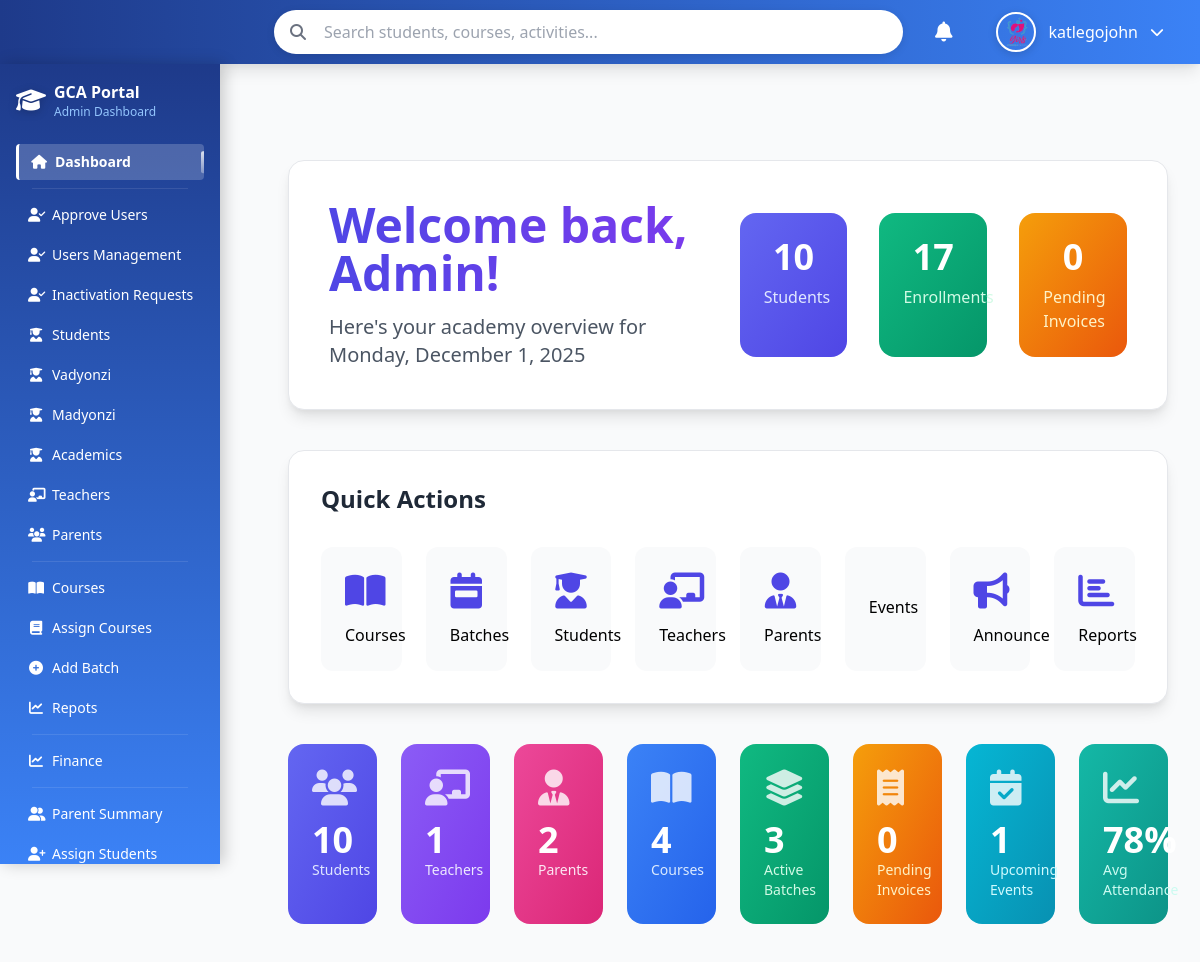
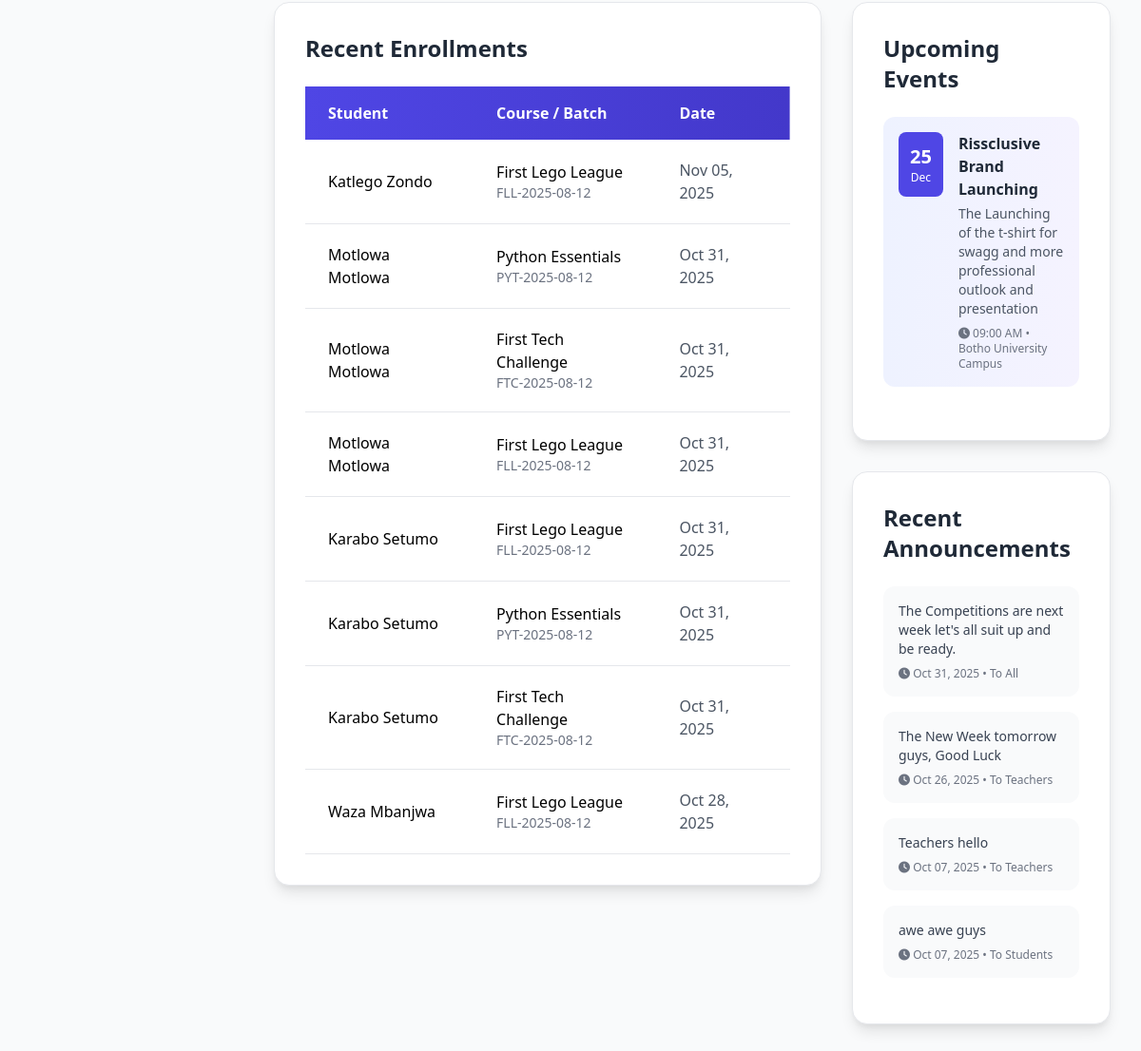
Before: /admin_dashboard.php (signed in) with the older database file (2 pictures, top to bottom).
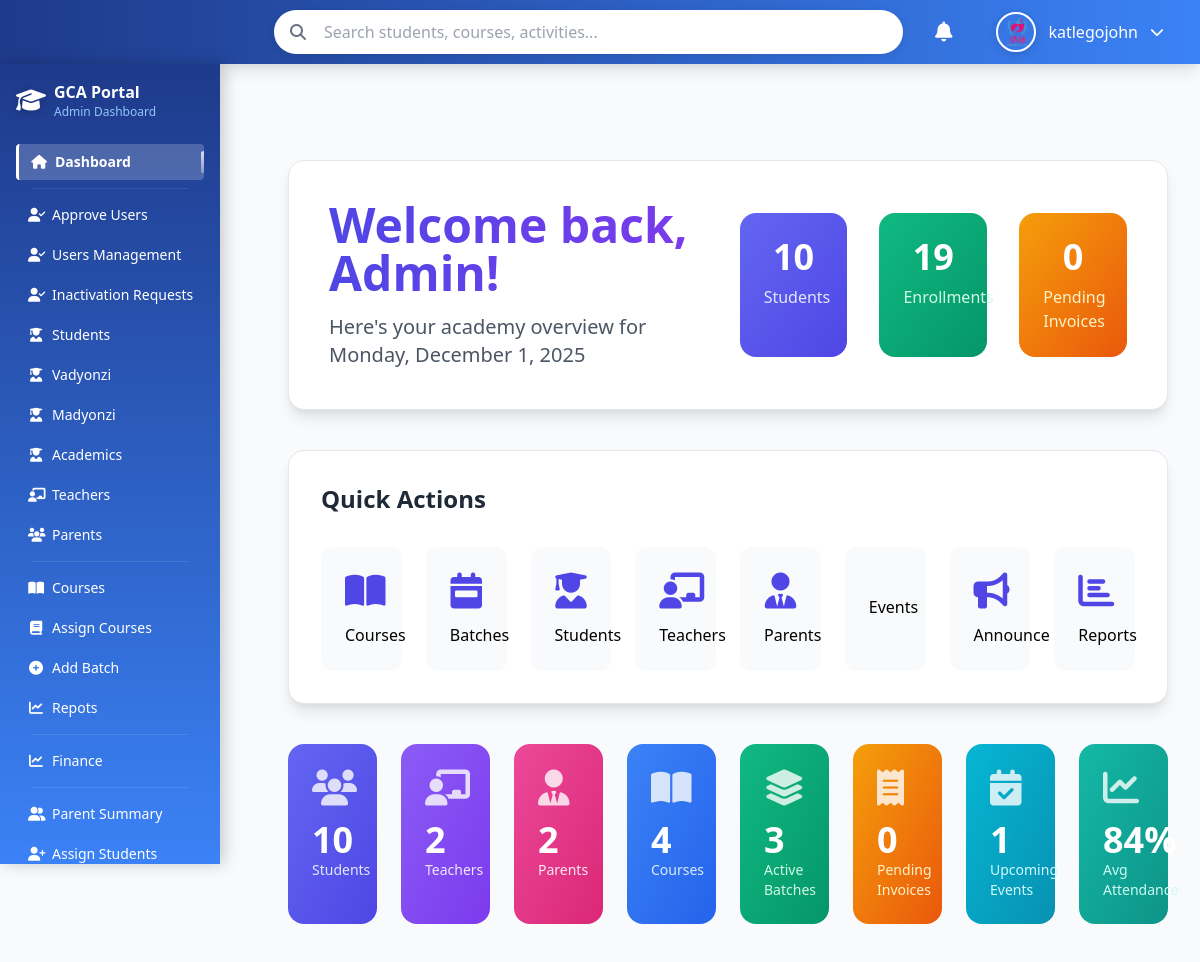
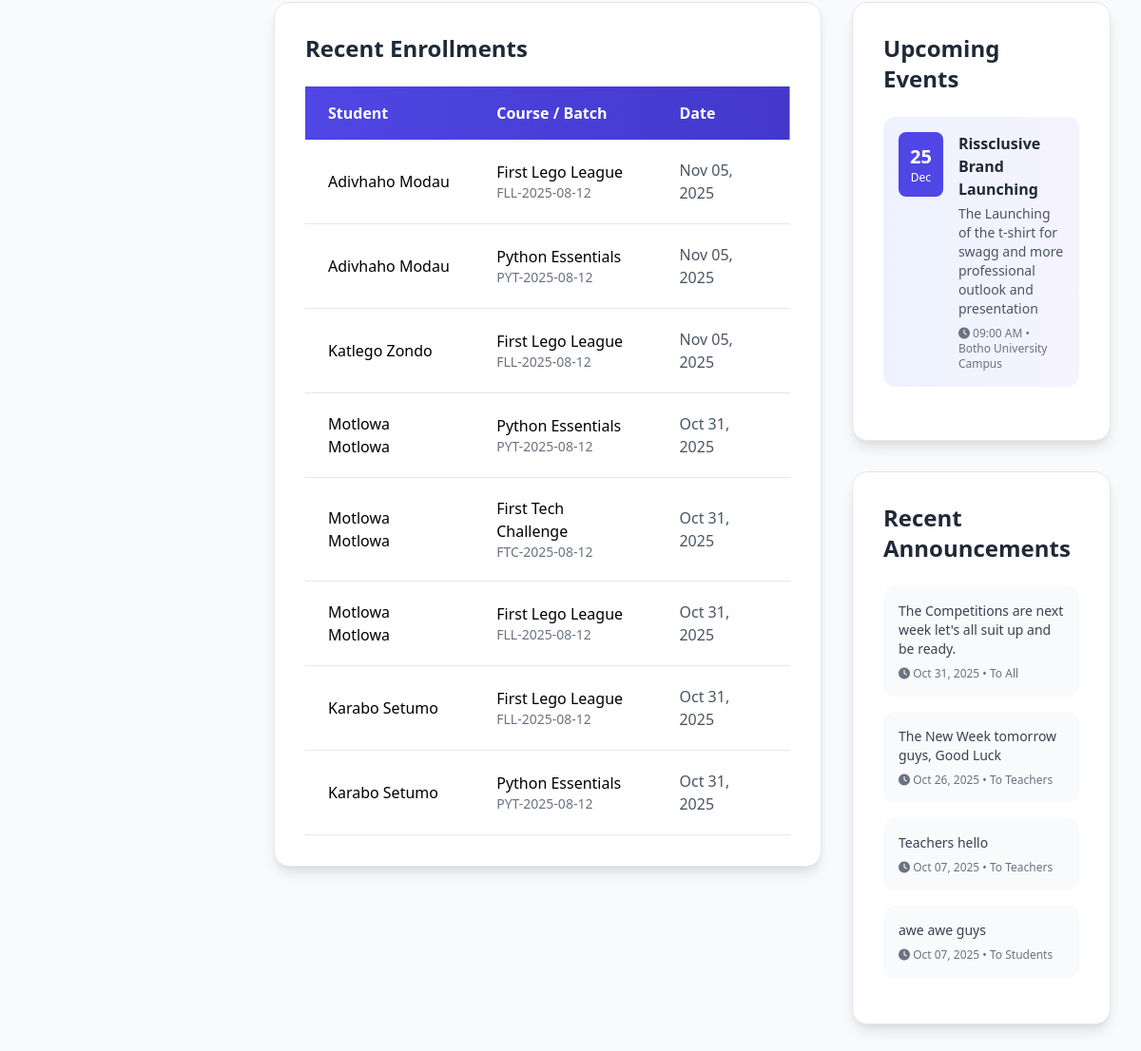
After: the same page with the newer database file (2 pictures, top to bottom).
### tables this page shows
CREATE TABLE `course_enrollments` (
  `enrollment_id` int(11) NOT NULL AUTO_INCREMENT,
  `enrollment_number` varchar(50) NOT NULL,
  `student_id` int(11) NOT NULL,
  `batch_id` int(11) NOT NULL,
  `enrolled_at` timestamp NOT NULL DEFAULT current_timestamp(),
  `status` enum('active','completed','dropped') DEFAULT 'active',
  PRIMARY KEY (`enrollment_id`),
  UNIQUE KEY `enrollment_number` (`enrollment_number`),
  KEY `student_id` (`student_id`),
  KEY `fk_batch_id` (`batch_id`),
  CONSTRAINT `course_enrollments_ibfk_1` FOREIGN KEY (`student_id`) REFERENCES `students` (`student_id`) ON DELETE CASCADE,
  CONSTRAINT `fk_batch_id` FOREIGN KEY (`batch_id`) REFERENCES `batches` (`batch_id`)
);

CREATE TABLE `users` (
  `user_id` int(11) NOT NULL AUTO_INCREMENT,
  `firstName` varchar(100) DEFAULT NULL,
  `lastName` varchar(100) DEFAULT NULL,
  `email` varchar(100) DEFAULT NULL,
  `password` varchar(255) DEFAULT NULL,
  `username` varchar(50) DEFAULT NULL,
  `role` varchar(20) DEFAULT NULL,
  `gender` varchar(10) DEFAULT NULL,
  `dob` date DEFAULT NULL,
  `IDNumber` varchar(20) DEFAULT NULL,
  `phone` varchar(20) DEFAULT NULL,
  `document` varchar(255) DEFAULT NULL,
  `status` varchar(20) DEFAULT NULL,
  `address_id` int(11) DEFAULT NULL,
  `created_at` datetime DEFAULT NULL,
  `updated_at` datetime DEFAULT NULL,
  PRIMARY KEY (`user_id`),
  UNIQUE KEY `email` (`email`),
  UNIQUE KEY `username` (`username`),
  KEY `address_id` (`address_id`),
  CONSTRAINT `users_ibfk_1` FOREIGN KEY (`address_id`) REFERENCES `addresses` (`address_id`)
);

CREATE TABLE `courses` (
  `course_id` int(11) NOT NULL AUTO_INCREMENT,
  `title` varchar(255) NOT NULL,
  `courseName` varchar(255) NOT NULL,
  `description` text DEFAULT NULL,
  `category` varchar(100) DEFAULT NULL,
  `level` varchar(50) DEFAULT NULL,
  `start_date` date DEFAULT NULL,
  `end_date` date DEFAULT NULL,
  `price` decimal(10,2) DEFAULT NULL,
  `status` enum('active','inactive') DEFAULT 'active',
  `image_path` varchar(255) DEFAULT 'uploads/courses/course1.jpg',
  PRIMARY KEY (`course_id`)
);

CREATE TABLE `batches` (
  `batch_id` int(11) NOT NULL AUTO_INCREMENT,
  `batch_code` varchar(50) NOT NULL,
  `course_id` int(11) NOT NULL,
  `start_date` date DEFAULT NULL,
  `end_date` date DEFAULT NULL,
  `status` enum('active','completed','inactive') DEFAULT 'active',
  PRIMARY KEY (`batch_id`),
  UNIQUE KEY `batch_code` (`batch_code`),
  KEY `course_id` (`course_id`),
  CONSTRAINT `batches_ibfk_1` FOREIGN KEY (`course_id`) REFERENCES `courses` (`course_id`)
);

CREATE TABLE `events` (
  `event_id` int(11) NOT NULL AUTO_INCREMENT,
  `title` varchar(255) NOT NULL,
  `description` text DEFAULT NULL,
  `event_date` date NOT NULL,
  `event_time_start` time DEFAULT NULL,
  `event_time_end` time DEFAULT NULL,
  `category` varchar(100) DEFAULT NULL,
  `location` varchar(255) DEFAULT NULL,
  `photo` varchar(255) DEFAULT NULL,
  `is_posted` tinyint(1) DEFAULT 0,
  `created_at` timestamp NOT NULL DEFAULT current_timestamp(),
  PRIMARY KEY (`event_id`),
  UNIQUE KEY `unique_event` (`title`,`event_date`,`event_time_start`)
);

CREATE TABLE `admin_announcements` (
  `announcement_id` int(11) NOT NULL AUTO_INCREMENT,
  `message` text NOT NULL,
  `file_path` varchar(255) DEFAULT NULL,
  `picture_path` varchar(255) DEFAULT NULL,
  `recipients` varchar(255) NOT NULL,
  `created_at` timestamp NOT NULL DEFAULT current_timestamp(),
  `updated_at` timestamp NOT NULL DEFAULT current_timestamp() ON UPDATE current_timestamp(),
  PRIMARY KEY (`announcement_id`)
);

### admin_dashboard.php (the view, shortened to what the changed rows need)
<?php
require_once 'db.php';
function safeCount($conn, $sql) {
    $result = $conn->query($sql);
    if ($result && $row = $result->fetch_assoc()) {
        return (int)$row['count'] ?? 0;
    }
    return 0;
}
$total_teachers     = safeCount($conn, "SELECT COUNT(*) as count FROM teachers");
$active_enrollments = safeCount($conn, "SELECT COUNT(*) as count FROM course_enrollments WHERE status='active'");
$avg_attendance     = safeCount($conn, "SELECT ROUND(AVG(CASE WHEN status='Present' THEN 100 ELSE 0 END), 1) as count FROM attendance WHERE session_id >= DATE_SUB(CURDATE(), INTERVAL 30 DAY)");
$recent_enrollments = $conn->query("
    SELECT u.firstName, u.lastName, c.courseName, b.batch_code, ce.enrolled_at
    FROM course_enrollments ce
    JOIN students s ON ce.student_id = s.student_id
    JOIN users u ON s.user_id = u.user_id
    JOIN batches b ON ce.batch_id = b.batch_id
    JOIN courses c ON b.course_id = c.course_id
    WHERE ce.status = 'active'
    ORDER BY ce.enrolled_at DESC
    LIMIT 8
") ?: false;
$events_result = $conn->query("
    SELECT title, description, event_date, event_time_start, location
    FROM events
    WHERE event_date >= CURDATE() AND is_posted = 1
    ORDER BY event_date, event_time_start
    LIMIT 5
");
$announcements_result = $conn->query("
    SELECT message, recipients, created_at
    FROM admin_announcements
    ORDER BY created_at DESC
    LIMIT 4
");
?>
<!DOCTYPE html>
<html lang="en" class="h-full">
<head>
    <script src="https://cdn.tailwindcss.com"></script>
    <link rel="stylesheet" href="https://cdnjs.cloudflare.com/ajax/libs/font-awesome/6.5.0/css/all.min.css">
</head>
<body class="h-full bg-gray-50">
<?php include 'top_navigation.php'; ?>
<?php include 'admin_navigation.php'; ?>
<div class="ml-64 mt-16 min-h-screen">
    <div class="p-8 max-w-7xl mx-auto">
        <div class="bg-white rounded-2xl shadow-lg border border-gray-200 p-10 mb-10">
            <div class="flex flex-col lg:flex-row lg:items-center lg:justify-between gap-8">
                <div>
                    <h1 class="text-5xl font-bold text-transparent bg-clip-text bg-gradient-to-r from-indigo-600 to-purple-600">
                    </h1>
                </div>
                <div class="grid grid-cols-3 gap-8 text-center">
                    <div class="bg-gradient-to-br from-green-500 to-emerald-600 text-white p-6 rounded-2xl card-hover">
                        <p class="text-4xl font-bold"><?= $active_enrollments ?></p>
                        <p class="text-green-100 mt-2">Enrollments</p>
                    </div>
                </div>
            </div>
        </div>
        <div class="bg-white rounded-2xl shadow-lg border border-gray-200 p-8 mb-10">
            <h2 class="text-2xl font-bold text-gray-800 mb-8">Quick Actions</h2>
        </div>
        <div class="grid grid-cols-2 md:grid-cols-4 lg:grid-cols-8 gap-6 mb-10">
            <div class="bg-gradient-to-br from-purple-500 to-purple-600 text-white rounded-2xl p-6 card-hover">
                <i class="fas fa-chalkboard-teacher text-4xl mb-3 opacity-80"></i>
                <p class="text-4xl font-bold"><?= $total_teachers ?></p>
                <p class="text-purple-100 text-sm">Teachers</p>
            </div>
            <div class="bg-gradient-to-br from-teal-500 to-teal-600 text-white rounded-2xl p-6 card-hover">
                <i class="fas fa-chart-line text-4xl mb-3 opacity-80"></i>
                <p class="text-4xl font-bold"><?= $avg_attendance ?>%</p>
                <p class="text-teal-100 text-sm">Avg Attendance</p>
            </div>
        </div>
        <div class="grid grid-cols-1 lg:grid-cols-3 gap-8">
            <div class="lg:col-span-2">
                <div class="bg-white rounded-2xl shadow-lg border border-gray-200 p-8">
                    <h2 class="text-2xl font-bold text-gray-800 mb-6">Recent Enrollments</h2>
                    <div class="overflow-x-auto">
                        <table class="w-full">
                            <thead class="bg-gradient-to-r from-indigo-600 to-indigo-700 text-white">
                                <tr>
                                    <th class="px-6 py-4 text-left">Student</th>
                                    <th class="px-6 py-4 text-left">Course / Batch</th>
                                    <th class="px-6 py-4 text-left">Date</th>
                                </tr>
                            </thead>
                            <tbody>
                                <?php if ($recent_enrollments && $recent_enrollments->num_rows > 0): ?>
                                    <?php while ($e = $recent_enrollments->fetch_assoc()): ?>
                                        <tr class="border-b hover:bg-gray-50 transition">
                                            <td class="px-6 py-5 font-medium"><?= htmlspecialchars($e['firstName'] . ' ' . $e['lastName']) ?></td>
                                            <td class="px-6 py-5">
                                                <div><?= htmlspecialchars($e['courseName']) ?></div>
                                                <div class="text-sm text-gray-500"><?= htmlspecialchars($e['batch_code']) ?></div>
                                            </td>
                                            <td class="px-6 py-5 text-gray-600"><?= date("M d, Y", strtotime($e['enrolled_at'])) ?></td>
                                        </tr>
                                    <?php endwhile; ?>
                                <?php else: ?>
                                    <tr><td colspan="3" class="text-center py-10 text-gray-500">No recent enrollments</td></tr>
                                <?php endif; ?>
                            </tbody>
                        </table>
                    </div>
                </div>
            </div>
            <div>
                <div class="bg-white rounded-2xl shadow-lg border border-gray-200 p-8 mb-8">
                    <h2 class="text-2xl font-bold text-gray-800 mb-6">Upcoming Events</h2>
                    <?php if ($events_result && $events_result->num_rows > 0): ?>
                        <?php while ($ev = $events_result->fetch_assoc()): ?>
                            <div class="mb-6 p-4 bg-gradient-to-r from-indigo-50 to-purple-50 rounded-xl">
                                <div class="flex items-start gap-4">
                                    <div class="bg-primary text-white rounded-lg p-3 text-center">
                                        <div class="text-xl font-bold"><?= date('d', strtotime($ev['event_date'])) ?></div>
                                        <div class="text-xs"><?= date('M', strtotime($ev['event_date'])) ?></div>
                                    </div>
                                    <div class="flex-1">
                                        <h4 class="font-semibold text-gray-800"><?= htmlspecialchars($ev['title']) ?></h4>
                                        <p class="text-sm text-gray-600 mt-1"><?= htmlspecialchars($ev['description']) ?></p>
                                        <p class="text-xs text-gray-500 mt-2">
                                            <i class="fas fa-clock"></i> <?= date('h:i A', strtotime($ev['event_time_start'])) ?>
                                            • <?= htmlspecialchars($ev['location']) ?>
                                        </p>
                                    </div>
                                </div>
                            </div>
                        <?php endwhile; ?>
                    <?php else: ?>
                        <p class="text-center text-gray-500 py-8">No upcoming events</p>
                    <?php endif; ?>
                </div>
                <div class="bg-white rounded-2xl shadow-lg border border-gray-200 p-8">
                    <h2 class="text-2xl font-bold text-gray-800 mb-6">Recent Announcements</h2>
                    <?php if ($announcements_result && $announcements_result->num_rows > 0): ?>
                        <?php while ($a = $announcements_result->fetch_assoc()): ?>
                            <div class="mb-4 p-4 bg-gray-50 rounded-xl">
                                <p class="text-sm text-gray-700"><?= nl2br(htmlspecialchars(substr($a['message'], 0, 100))) ?><?= strlen($a['message']) > 100 ? '...' : '' ?></p>
                                <p class="text-xs text-gray-500 mt-2">
                                    <i class="fas fa-clock"></i> <?= date("M d, Y", strtotime($a['created_at'])) ?>
                                    • To <?= ucfirst($a['recipients']) ?>
                                </p>
                            </div>
                        <?php endwhile; ?>
                    <?php else: ?>
                        <p class="text-center text-gray-500 py-8">No recent announcements</p>
                    <?php endif; ?>
                </div>
            </div>
        </div>
    </div>
</div>
</body>
</html>

Changed rows visible on the page:
no longer on this page (row unchanged): course_enrollments: users.firstName+lastName "Karabo Setumo", courses.courseName "First Tech Challenge", batch.batch_code "FTC-2025-08-12", enrolled_at "Oct 31, 2025"
no longer on this page (row unchanged): course_enrollments: users.firstName+lastName "Waza Mbanjwa", courses.courseName "First Lego League", batch.batch_code "FLL-2025-08-12", enrolled_at "Oct 28, 2025"
added course_enrollments: users.firstName+lastName "Adivhaho Modau", courses.courseName "First Lego League", batch.batch_code "FLL-2025-08-12", enrolled_at "Nov 05, 2025"
added course_enrollments: users.firstName+lastName "Adivhaho Modau", courses.courseName "Python Essentials", batch.batch_code "PYT-2025-08-12", enrolled_at "Nov 05, 2025"
Other visible differences:
$active_enrollments: "17" → "19"
$total_teachers: "1" → "2"
$avg_attendance: "78" → "84"
